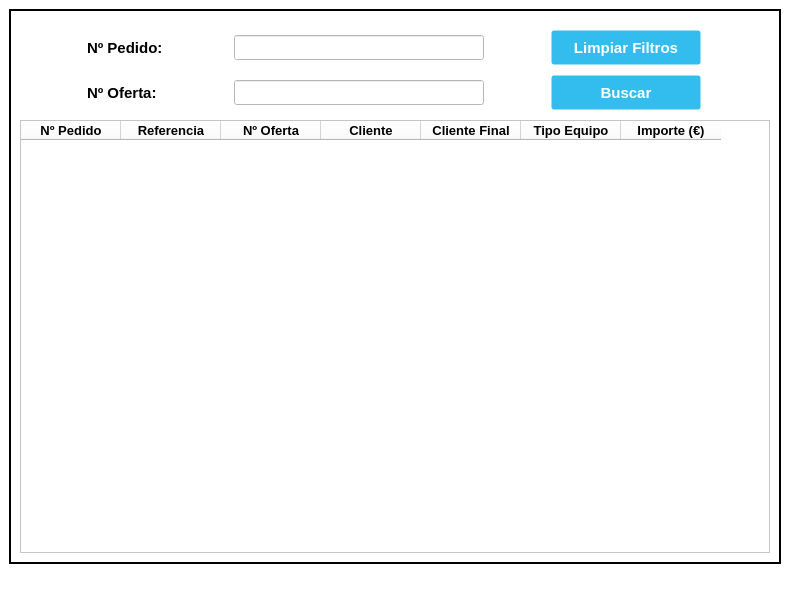
<?xml version="1.0" encoding="UTF-8"?>
<ui version="4.0">
 <class>QueryTags_Window</class>
 <widget class="QMainWindow" name="QueryTags_Window">
  <property name="geometry">
   <rect>
    <x>0</x>
    <y>0</y>
    <width>790</width>
    <height>595</height>
   </rect>
  </property>
  <property name="minimumSize">
   <size>
    <width>790</width>
    <height>595</height>
   </size>
  </property>
  <property name="maximumSize">
   <size>
    <width>790</width>
    <height>595</height>
   </size>
  </property>
  <property name="windowTitle">
   <string>Consultar Tags</string>
  </property>
  <property name="windowIcon">
   <iconset>
    <normaloff>//nas01/DATOS/Comunes/EIPSA-ERP/Recursos/Iconos/icon.ico</normaloff>//nas01/DATOS/Comunes/EIPSA-ERP/Recursos/Iconos/icon.ico</iconset>
  </property>
  <property name="styleSheet">
   <string notr="true">QWidget {
background-color: rgb(255, 255, 255);
}

.QFrame {
	border: 2px solid black;
}

QPushButton {
background-color: #33bdef;
  border: 1px solid transparent;
  border-radius: 3px;
  color: #fff;
  font-family: -apple-system,system-ui,&quot;Segoe UI&quot;,&quot;Liberation Sans&quot;,sans-serif;
  font-size: 15px;
  font-weight: 800;
  line-height: 1.15385;
  margin: 0;
  outline: none;
  padding: 8px .8em;
  text-align: center;
  text-decoration: none;
  vertical-align: baseline;
  white-space: nowrap;
}

QPushButton:hover {
	background-color: #019ad2;
	border-color: rgb(0, 0, 0);
}

QPushButton:focus {
	background-color: #019ad2;
	border-color: rgb(0, 0, 0);
}

QPushButton:pressed {
	background-color: rgb(1, 140, 190);
	border-color: rgb(255, 255, 255)
}

QPushButton:focus:pressed {
    background-color: rgb(1, 140, 190);
    border-color: rgb(255, 255, 255);
}</string>
  </property>
  <widget class="QWidget" name="centralwidget">
   <layout class="QGridLayout" name="gridLayout">
    <item row="0" column="0">
     <widget class="QFrame" name="frame">
      <property name="frameShape">
       <enum>QFrame::StyledPanel</enum>
      </property>
      <property name="frameShadow">
       <enum>QFrame::Raised</enum>
      </property>
      <layout class="QGridLayout" name="gridLayout_2">
       <property name="verticalSpacing">
        <number>10</number>
       </property>
       <item row="3" column="0">
        <widget class="QTableWidget" name="tableQueryTags">
         <property name="alternatingRowColors">
          <bool>false</bool>
         </property>
         <property name="sortingEnabled">
          <bool>true</bool>
         </property>
         <column>
          <property name="text">
           <string>Nº Pedido</string>
          </property>
          <property name="font">
           <font>
            <pointsize>10</pointsize>
            <bold>true</bold>
           </font>
          </property>
         </column>
         <column>
          <property name="text">
           <string>Referencia</string>
          </property>
          <property name="font">
           <font>
            <pointsize>10</pointsize>
            <bold>true</bold>
           </font>
          </property>
         </column>
         <column>
          <property name="text">
           <string>Nº Oferta</string>
          </property>
          <property name="font">
           <font>
            <pointsize>10</pointsize>
            <bold>true</bold>
           </font>
          </property>
         </column>
         <column>
          <property name="text">
           <string>Cliente</string>
          </property>
          <property name="font">
           <font>
            <pointsize>10</pointsize>
            <bold>true</bold>
           </font>
          </property>
         </column>
         <column>
          <property name="text">
           <string>Cliente Final</string>
          </property>
          <property name="font">
           <font>
            <pointsize>10</pointsize>
            <bold>true</bold>
           </font>
          </property>
         </column>
         <column>
          <property name="text">
           <string>Tipo Equipo</string>
          </property>
          <property name="font">
           <font>
            <pointsize>10</pointsize>
            <bold>true</bold>
           </font>
          </property>
         </column>
         <column>
          <property name="text">
           <string>Importe (€)</string>
          </property>
          <property name="font">
           <font>
            <pointsize>10</pointsize>
            <bold>true</bold>
           </font>
          </property>
         </column>
        </widget>
       </item>
       <item row="2" column="0">
        <layout class="QHBoxLayout" name="hLayout2">
         <item>
          <widget class="QLabel" name="label_NumOffer">
           <property name="minimumSize">
            <size>
             <width>80</width>
             <height>25</height>
            </size>
           </property>
           <property name="maximumSize">
            <size>
             <width>80</width>
             <height>25</height>
            </size>
           </property>
           <property name="font">
            <font>
             <pointsize>11</pointsize>
             <bold>true</bold>
            </font>
           </property>
           <property name="text">
            <string>Nº Oferta:</string>
           </property>
          </widget>
         </item>
         <item>
          <widget class="QLineEdit" name="Numoffer_QueryTags">
           <property name="minimumSize">
            <size>
             <width>250</width>
             <height>25</height>
            </size>
           </property>
           <property name="maximumSize">
            <size>
             <width>250</width>
             <height>25</height>
            </size>
           </property>
           <property name="font">
            <font>
             <pointsize>10</pointsize>
            </font>
           </property>
          </widget>
         </item>
         <item>
          <widget class="QPushButton" name="Button_Query">
           <property name="minimumSize">
            <size>
             <width>150</width>
             <height>35</height>
            </size>
           </property>
           <property name="maximumSize">
            <size>
             <width>150</width>
             <height>35</height>
            </size>
           </property>
           <property name="text">
            <string>Buscar</string>
           </property>
           <property name="autoDefault">
            <bool>true</bool>
           </property>
          </widget>
         </item>
        </layout>
       </item>
       <item row="1" column="0">
        <layout class="QHBoxLayout" name="hLayout1">
         <item>
          <widget class="QLabel" name="label_NumOrder">
           <property name="minimumSize">
            <size>
             <width>80</width>
             <height>25</height>
            </size>
           </property>
           <property name="maximumSize">
            <size>
             <width>80</width>
             <height>25</height>
            </size>
           </property>
           <property name="font">
            <font>
             <pointsize>11</pointsize>
             <bold>true</bold>
            </font>
           </property>
           <property name="text">
            <string>Nº Pedido:</string>
           </property>
          </widget>
         </item>
         <item>
          <widget class="QLineEdit" name="Numorder_QueryTags">
           <property name="minimumSize">
            <size>
             <width>250</width>
             <height>25</height>
            </size>
           </property>
           <property name="maximumSize">
            <size>
             <width>250</width>
             <height>25</height>
            </size>
           </property>
           <property name="font">
            <font>
             <pointsize>10</pointsize>
            </font>
           </property>
          </widget>
         </item>
         <item>
          <widget class="QPushButton" name="Button_Clean">
           <property name="minimumSize">
            <size>
             <width>150</width>
             <height>35</height>
            </size>
           </property>
           <property name="maximumSize">
            <size>
             <width>150</width>
             <height>35</height>
            </size>
           </property>
           <property name="text">
            <string>Limpiar Filtros</string>
           </property>
           <property name="autoDefault">
            <bool>true</bool>
           </property>
          </widget>
         </item>
        </layout>
       </item>
       <item row="0" column="0">
        <spacer name="vSpacer1">
         <property name="orientation">
          <enum>Qt::Vertical</enum>
         </property>
         <property name="sizeType">
          <enum>QSizePolicy::Fixed</enum>
         </property>
         <property name="sizeHint" stdset="0">
          <size>
           <width>20</width>
           <height>10</height>
          </size>
         </property>
        </spacer>
       </item>
      </layout>
     </widget>
    </item>
   </layout>
  </widget>
  <widget class="QMenuBar" name="menubar">
   <property name="geometry">
    <rect>
     <x>0</x>
     <y>0</y>
     <width>790</width>
     <height>22</height>
    </rect>
   </property>
  </widget>
  <widget class="QStatusBar" name="statusbar"/>
 </widget>
 <tabstops>
  <tabstop>Numorder_QueryTags</tabstop>
  <tabstop>Numoffer_QueryTags</tabstop>
  <tabstop>tableQueryTags</tabstop>
 </tabstops>
 <resources/>
 <connections/>
</ui>
